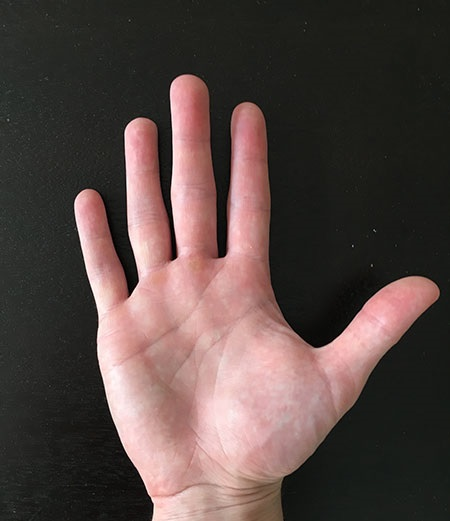
#> input picture images/hand.jpg, 450 x 521 px, found by its file name
$ python OpencvDemo055.py
#> lines starting #> are read from the running program, lines starting #| are printed output that depends on the picture; after the words box and inside, x2 and y2 are one past the last pixel; in counts of white or black regions, pixels touching at a corner belong together
#!/usr/bin/env python3
#coding = utf-8

import logging
import numpy as np
import cv2 as cv

# 二值图像分析—凸包检测
def OpencvDemo055():
    logging.basicConfig(level=logging.DEBUG)

    src = cv.imread("images/hand.jpg")
#> src is the input picture: shape (521, 450, 3); mean B, G, R 67.4, 70.7, 86.1
    if src is None:
        logging.error("could not load an image!")
        return cv.Error.StsError

    # 二值化
    gray = cv.cvtColor(src, cv.COLOR_BGR2GRAY)
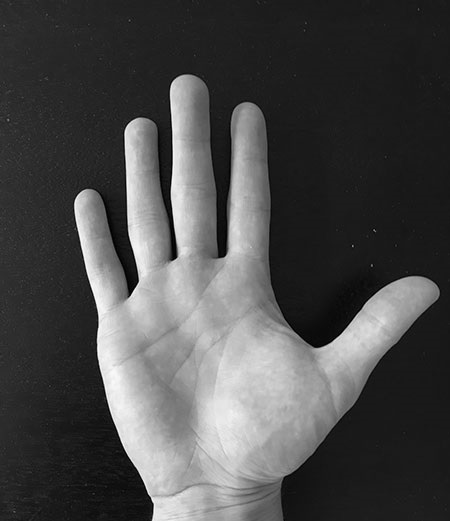
#> gray: shape (521, 450); min 0, max 253, mean 75
    _, binary = cv.threshold(gray, 0, 255, cv.THRESH_BINARY | cv.THRESH_OTSU)
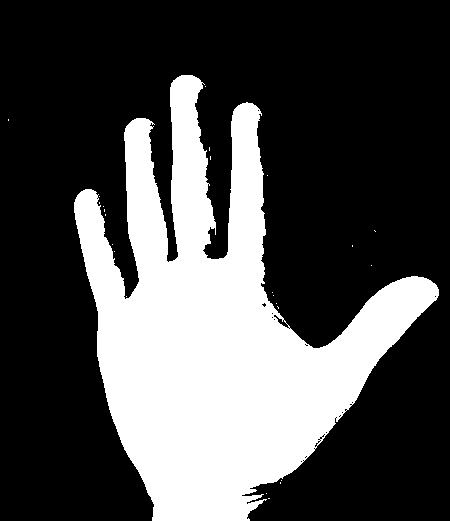
#> binary: shape (521, 450); 30.4% white; 25 white regions (24 under 20 px), largest, box (x1, y1, x2, y2) and area: (74, 75, 439, 521) 71311

    # 删除干扰块（开运算）
    k = cv.getStructuringElement(cv.MORPH_RECT, (3, 3))
    binary = cv.morphologyEx(binary, cv.MORPH_OPEN, k)
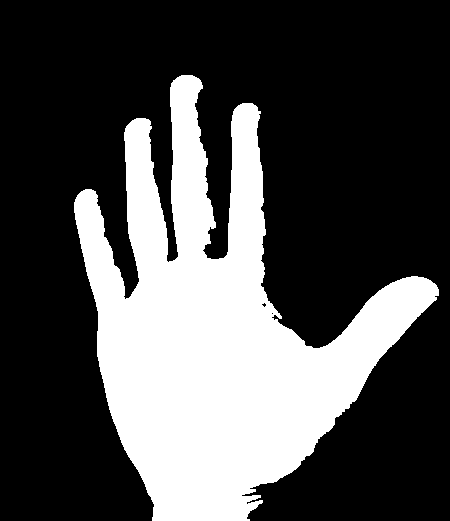
#> binary: shape (521, 450); 30.3% white; 1 white region

    # 轮廓发现
    contours, _ = cv.findContours(binary, cv.RETR_EXTERNAL, cv.CHAIN_APPROX_SIMPLE)
#> contours = 1 contour; box (x1, y1, x2, y2) and area: (74, 75, 439, 521) 69980

    dst = np.copy(src)

    for contour in contours:
        isHull = cv.isContourConvex(contour)
        logging.info("A convex contour? {}".format('Y' if isHull else 'N'))

        hull = cv.convexHull(contour)

        size = len(hull)
        for i in range(size):
            x1, y1 = hull[i][0]
            x2, y2 = hull[(i + 1) % size][0]
            cv.circle(dst, (x1, y1), 4, (255, 0, 0), 2, cv.LINE_8, 0)
            cv.line(dst, (x1, y1), (x2, y2), (0, 0, 255), 2, cv.LINE_8, 0)
#> this loop made 1 pass
#> (isHull, size) on pass 1: (False, 28)
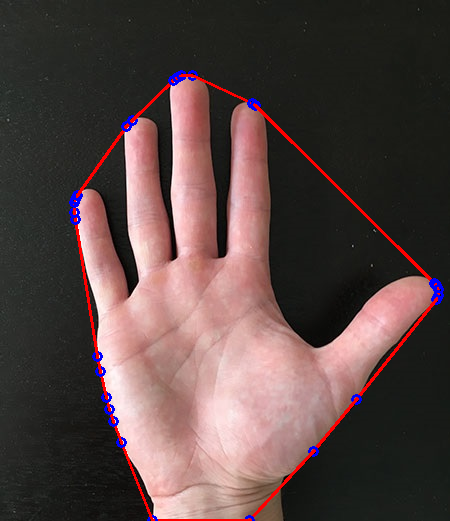
#> dst: shape (521, 450, 3); 2.07% of pixels changed, all inside (x1, y1, x2, y2) = (69, 70, 444, 521)

    h, w, ch = src.shape
#> h = 521; w = 450; ch = 3
    result = np.zeros([h, w * 2, ch], dtype=src.dtype)
    result[0 : h, 0 : w, :] = src
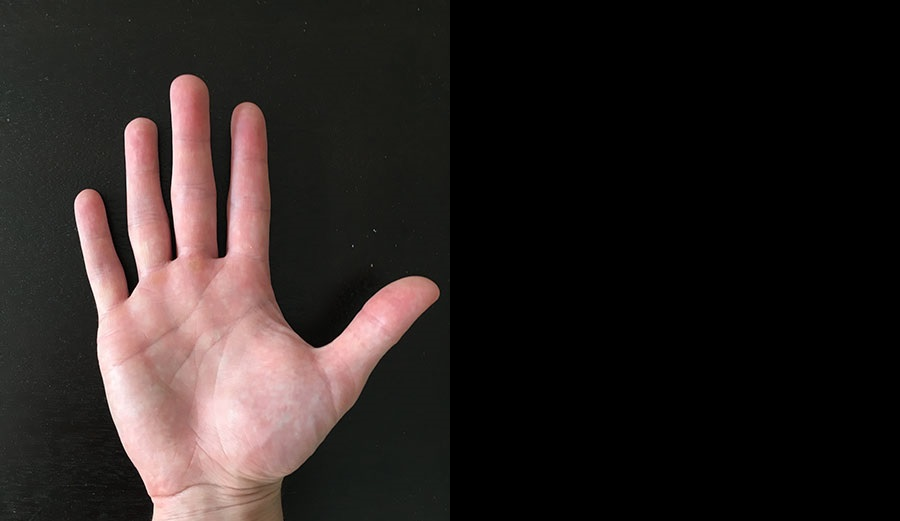
#> result: shape (521, 900, 3); mean B, G, R 33.7, 35.4, 43.1
    result[0 : h, w : w * 2, :] = dst
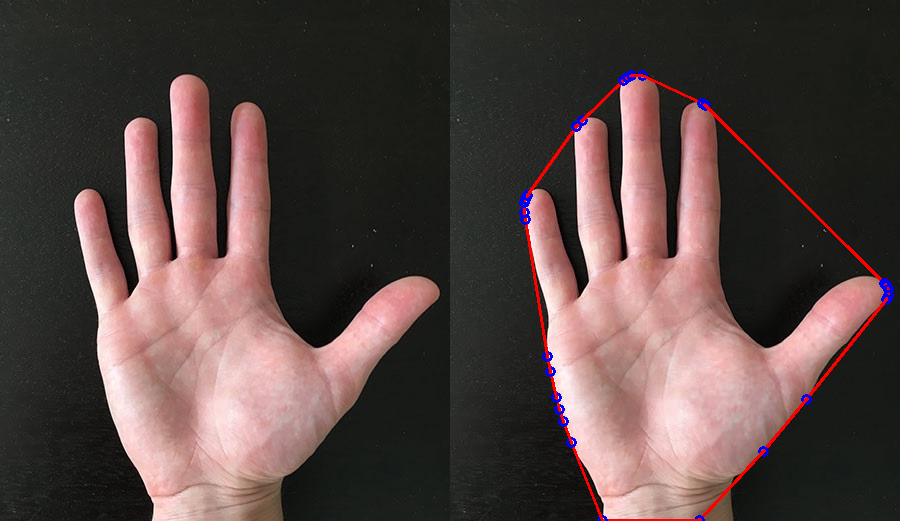
#> result: shape (521, 900, 3); mean B, G, R 67.5, 70.1, 87.2
    cv.putText(result, "original image", (10, 30), cv.FONT_ITALIC, .6, (0, 0, 255), 1)
    cv.putText(result, "image with results of convex hull detection", (w + 10, 30), cv.FONT_ITALIC, .6, (0, 0, 255), 1)
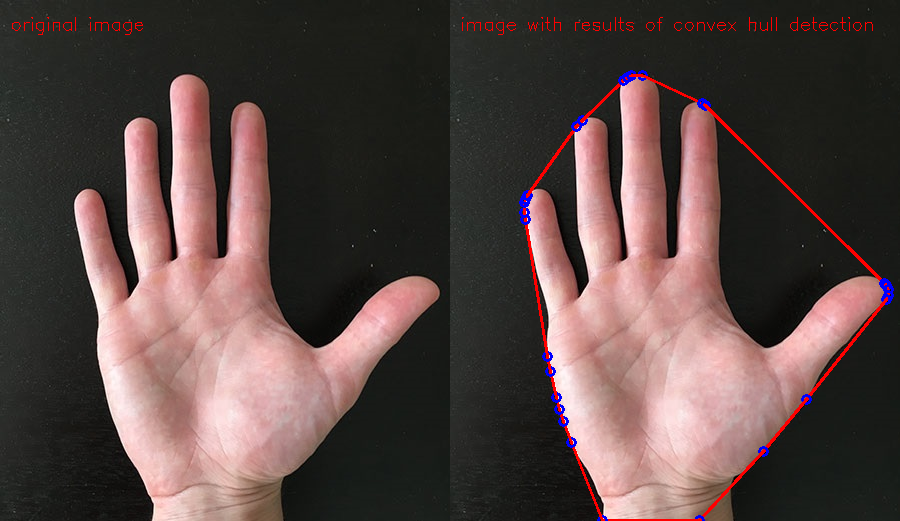
#> result: shape (521, 900, 3); mean B, G, R 67.4, 70, 87.7
    cv.imshow("convex hull detection", result)

    cv.waitKey(0)

    cv.destroyAllWindows()

    return cv.Error.StsOk

if __name__ == "__main__":
    OpencvDemo055()

# end of file
